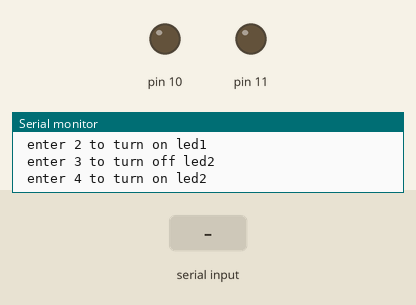
The sketch below on a simulated Arduino Uno, built with avr-gcc and run on an emulated ATmega328P. Parts: output pins drawn as LEDs (lit = HIGH), the last lines printed to the serial monitor. Inputs (shaded band) come from the test bench.

Above: at 1.2 s.
1.3 s: "2\n" received over Serial
At 2.0 s:
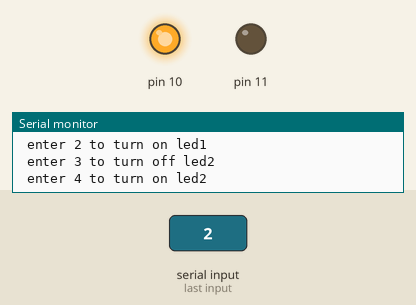
2.8 s: "4\n" received over Serial
At 3.1 s:
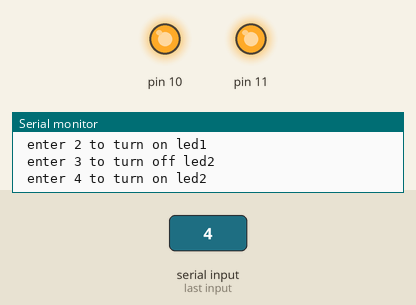
4.3 s: "1\n" received over Serial
At 5.4 s:
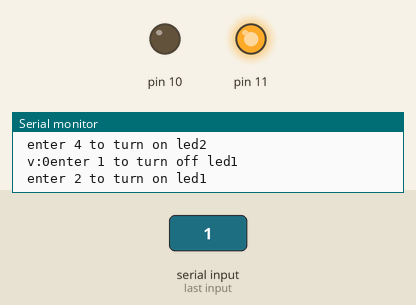
5.8 s: "3\n" received over Serial
At 6.6 s:
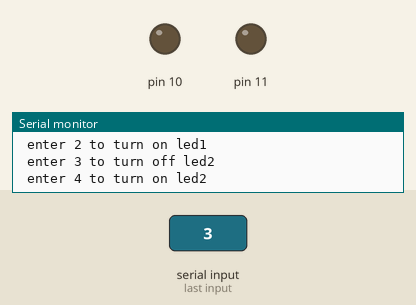
Timing chart, 0 to 8.3 s (numbered marks = the images above; inputs shaded):
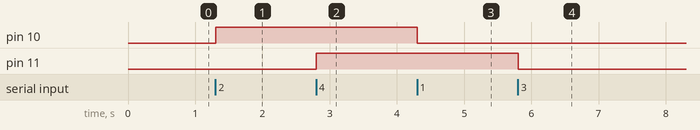

Measured:
- after the input at 1.3 s, pin 10: LOW → HIGH at once
- after the input at 2.8 s, pin 11: LOW → HIGH at once
- after the input at 4.3 s, pin 10: HIGH → LOW at once
- after the input at 5.8 s, pin 11: HIGH → LOW at once

The sketch:

open_off_2led_28.ino
```cpp
int v;
void setup() {
Serial.begin(9600);
pinMode(10,OUTPUT);
pinMode(11,OUTPUT);

}

void loop() {
Serial.print("enter 1 to turn off led1 \n enter 2 to turn on led1 \n enter 3 to turn off led2 \n enter 4 to turn on led2");
while(Serial.available()==0)
{}
v=Serial.parseInt();
if(v==1){digitalWrite(10,LOW);}
if(v==2){digitalWrite(10,HIGH);}
if(v==3){digitalWrite(11,LOW);}
if(v==4){digitalWrite(11,HIGH);}
Serial.print("\n v:");
Serial.print(v);

}
```
